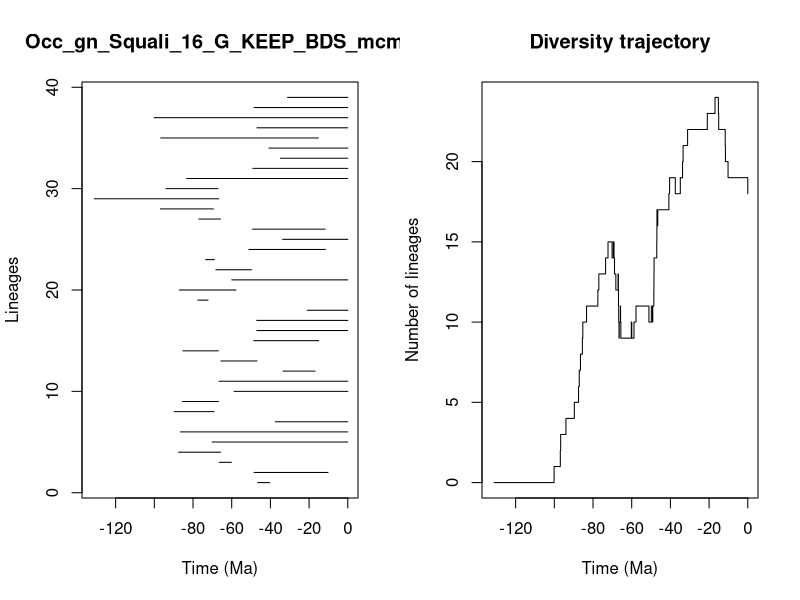

This figure's R source:


pdf(file='../Results/Genus/5_MA_bins_EXT_EP/pyrate_mcmc_logs/Occ_gn_Squali_16_G_KEEP_BDS_mcmc_LTT.pdf',width=0.6*20, height=0.6*10)
title = "Occ_gn_Squali_16_G_KEEP_BDS_mcmc"
ts=c(46.53881097580715, 48.44789680676483,66.44039520753726,87.47384272261264,70.145832651353,86.48921495376806,37.47317306841614,89.66379856352384,85.49114444428245,58.80727259468702,66.56271729687327,33.43527170474958,65.61092269989916,85.26821025963194,48.56469072276499,46.985679470888705,47.05091360582643,20.928221183014486,77.4902240846417,87.11066580751876,59.95749342531167,68.20164948285591,73.49952752792932,51.1023179446193,33.713435703895975,49.23320257629077,76.99069699862166,96.90209743618544,131.0998534101702,93.99857035039268,83.34626334880105,49.11039758241001,34.872703198648765,40.78583499471412,96.71337634146653,46.93912527002866,100.1158844256786,48.49766123639378,31.112490728108742)
te=c(40.43127693631226, 10.196310022897693,60.19754505207957,65.75357936909006,0.0,0.0,0.0,69.13951285643209,66.83063698422531,0.0,0.0,16.936069757735343,46.94843192506573,66.8757331296834,15.036680024889991,0.0,0.0,0.0,72.24924533534853,57.78474990541515,0.0,49.83330401206267,68.8938087941647,11.558520708633619,0.0,11.666315924138647,65.8278304308843,69.46728526703312,66.72178552844483,67.06451999621179,0.0,0.0,0.0,0.0,15.197074004912821,0.0,0.0,0.0,0.0)
div_traj=c(0, 1,2,3,4,5,6,7,8,9,10,11,12,13,14,15,14,15,14,13,12,13,12,11,10,9,10,11,10,9,10,9,10,11,10,11,10,11,12,13,14,15,16,17,16,17,18,19,18,19,20,21,22,23,24,23,22,21,20,19,18)
time_events=c(131.0998534101702, 100.1158844256786,96.90209743618544,96.71337634146653,93.99857035039268,89.66379856352384,87.47384272261264,87.11066580751876,86.48921495376806,85.49114444428245,85.26821025963194,83.34626334880105,77.4902240846417,76.99069699862166,73.49952752792932,72.24924533534853,70.145832651353,69.46728526703312,69.13951285643209,68.8938087941647,68.20164948285591,67.06451999621179,66.8757331296834,66.83063698422531,66.72178552844483,66.56271729687327,66.44039520753726,65.8278304308843,65.75357936909006,65.61092269989916,60.19754505207957,59.95749342531167,58.80727259468702,57.78474990541515,51.1023179446193,49.83330401206267,49.23320257629077,49.11039758241001,48.56469072276499,48.49766123639378,48.44789680676483,47.05091360582643,46.985679470888705,46.94843192506573,46.93912527002866,46.53881097580715,40.78583499471412,40.43127693631226,37.47317306841614,34.872703198648765,33.713435703895975,33.43527170474958,31.112490728108742,20.928221183014486,16.936069757735343,15.197074004912821,15.036680024889991,11.666315924138647,11.558520708633619,10.196310022897693,0.0)
                par(mfrow=c(1,2))
                L = length(ts)
                plot(ts, 1:L , xlim=c(-max(ts)-1,0), pch=20, type="n", main=title,xlab="Time (Ma)",ylab="Lineages")
                for (i in 1:L){segments(x0=-te[i],y0=i,x1=-ts[i],y1=i)}    
                t = -time_events
                plot(div_traj ~ t,type="s", main = "Diversity trajectory",xlab="Time (Ma)",ylab="Number of lineages",xlim=c(-max(ts)-1,0))
                abline(v=c(65,200,251,367,445),lty=2,col="gray")
                
